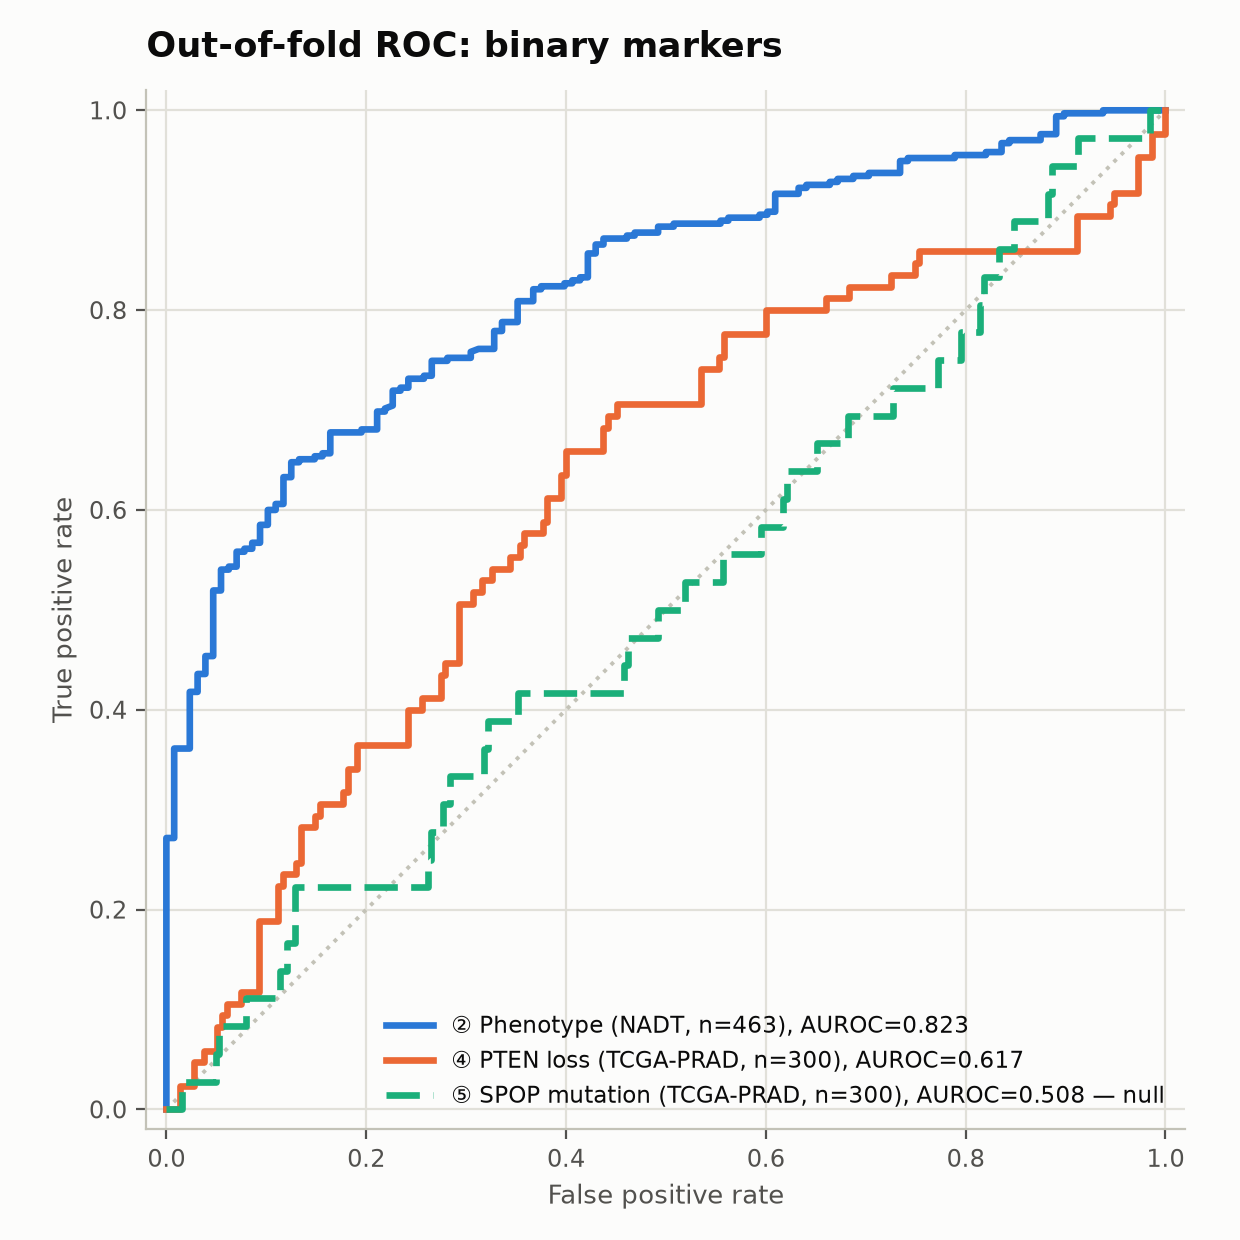

Source code (Python):
"""Figure 4: ROC curves for the three binary markers (② Phenotype, ④ PTEN loss, ⑤ SPOP
mutation, null). Out-of-fold predictions recomputed live from cached CONCH embeddings (same
protocol as pilot_statistical_corrections.py: GroupKFold(5), LogisticRegression(C=1.0,
class_weight="balanced")) -- not hand-plotted, real OOF ROC curves.
"""
import json
import os
import sys
from pathlib import Path

import matplotlib
matplotlib.use("Agg")
import matplotlib.pyplot as plt
import numpy as np
import pandas as pd
from sklearn.linear_model import LogisticRegression
from sklearn.metrics import roc_auc_score, roc_curve
from sklearn.model_selection import GroupKFold
from sklearn.pipeline import make_pipeline
from sklearn.preprocessing import StandardScaler

ROOT = str(Path(__file__).resolve().parents[4])
sys.path.insert(0, os.path.join(ROOT, "resources/projects/prostate_biomarker_validation/model_workspace"))
from pilot_confounder_audit import (CBIOPORTAL_SAMPLE_JSON, TCGA_CACHE,  # noqa: E402
                                     load_data as load_tcga_data)

NADT_CACHE = os.path.join(ROOT, "resources/projects/prostate_biomarker_validation/model_workspace/nadt_conch_cache")
BLUE = "#2a78d6"
ORANGE = "#eb6834"
AQUA = "#1baf7a"
GRID = "#e1e0d9"


def oof_binary(X, y, groups, seed=0):
    gkf = GroupKFold(n_splits=5)
    oof = np.full(len(y), np.nan)
    for tr, te in gkf.split(X, y, groups):
        probe = make_pipeline(StandardScaler(),
                               LogisticRegression(max_iter=2000, C=1.0, class_weight="balanced"))
        probe.fit(X[tr], y[tr])
        oof[te] = probe.predict_proba(X[te])[:, 1]
    return oof


# Marker 2: Phenotype (NADT, 463 slides)
X2 = np.load(os.path.join(NADT_CACHE, "X_phenotype.npy"))
meta2 = pd.read_csv(os.path.join(NADT_CACHE, "meta_phenotype.csv"))
oof2 = oof_binary(X2, meta2["label"].values, meta2["patient_id"].values)
fpr2, tpr2, _ = roc_curve(meta2["label"].values, oof2)
auc2 = roc_auc_score(meta2["label"].values, oof2)

# Marker 4 + 5: TCGA-PRAD (300 slides)
X_tcga, meta_tcga = load_tcga_data()
mask4 = meta_tcga["pten_loss"].notna()
oof4 = oof_binary(X_tcga[mask4.values], meta_tcga.loc[mask4, "pten_loss"].astype(int).values,
                   meta_tcga.loc[mask4, "case_id"].values)
fpr4, tpr4, _ = roc_curve(meta_tcga.loc[mask4, "pten_loss"].astype(int).values, oof4)
auc4 = roc_auc_score(meta_tcga.loc[mask4, "pten_loss"].astype(int).values, oof4)

data = json.load(open(CBIOPORTAL_SAMPLE_JSON))
by_attr = {}
for d in data:
    by_attr.setdefault(d["clinicalAttributeId"], {})[d["patientId"]] = d["value"]
meta_tcga["spop_mut"] = meta_tcga["case_id"].map(by_attr["SPOP_MUTATION"]).astype(float)
mask5 = meta_tcga["spop_mut"].notna()
oof5 = oof_binary(X_tcga[mask5.values], meta_tcga.loc[mask5, "spop_mut"].astype(int).values,
                   meta_tcga.loc[mask5, "case_id"].values)
fpr5, tpr5, _ = roc_curve(meta_tcga.loc[mask5, "spop_mut"].astype(int).values, oof5)
auc5 = roc_auc_score(meta_tcga.loc[mask5, "spop_mut"].astype(int).values, oof5)

fig, ax = plt.subplots(figsize=(6.2, 6.2), dpi=200)
fig.patch.set_facecolor("#fcfcfb")
ax.set_facecolor("#fcfcfb")

ax.plot(fpr2, tpr2, color=BLUE, linewidth=2.4,
        label=f"② Phenotype (NADT, n={len(meta2)}), AUROC={auc2:.3f}")
ax.plot(fpr4, tpr4, color=ORANGE, linewidth=2.4,
        label=f"④ PTEN loss (TCGA-PRAD, n={mask4.sum()}), AUROC={auc4:.3f}")
ax.plot(fpr5, tpr5, color=AQUA, linewidth=2.4, linestyle=(0, (5, 2)),
        label=f"⑤ SPOP mutation (TCGA-PRAD, n={mask5.sum()}), AUROC={auc5:.3f} — null")
ax.plot([0, 1], [0, 1], color="#c3c2b7", linewidth=1.4, linestyle=":", zorder=1)

ax.set_xlabel("False positive rate", fontsize=9.5, color="#52514e")
ax.set_ylabel("True positive rate", fontsize=9.5, color="#52514e")
ax.set_title("Out-of-fold ROC: binary markers", fontsize=12.5, color="#0b0b0b",
              loc="left", fontweight="bold", pad=12)
ax.legend(loc="lower right", frameon=False, fontsize=8.4, labelcolor="#0b0b0b")
ax.set_xlim(-0.02, 1.02)
ax.set_ylim(-0.02, 1.02)
ax.set_aspect("equal")
ax.grid(color=GRID, linewidth=0.8, zorder=0)
ax.set_axisbelow(True)
for spine in ["top", "right"]:
    ax.spines[spine].set_visible(False)
for spine in ["left", "bottom"]:
    ax.spines[spine].set_color("#c3c2b7")
ax.tick_params(colors="#52514e", labelsize=8.5)

plt.tight_layout()
out = os.path.join(ROOT, "paper/figures/fig4_roc_curves.pdf")
plt.savefig(out, facecolor=fig.get_facecolor())
plt.savefig(out.replace(".pdf", ".png"), facecolor=fig.get_facecolor())
print(f"saved {out}: AUROC2={auc2:.3f} AUROC4={auc4:.3f} AUROC5={auc5:.3f}")
